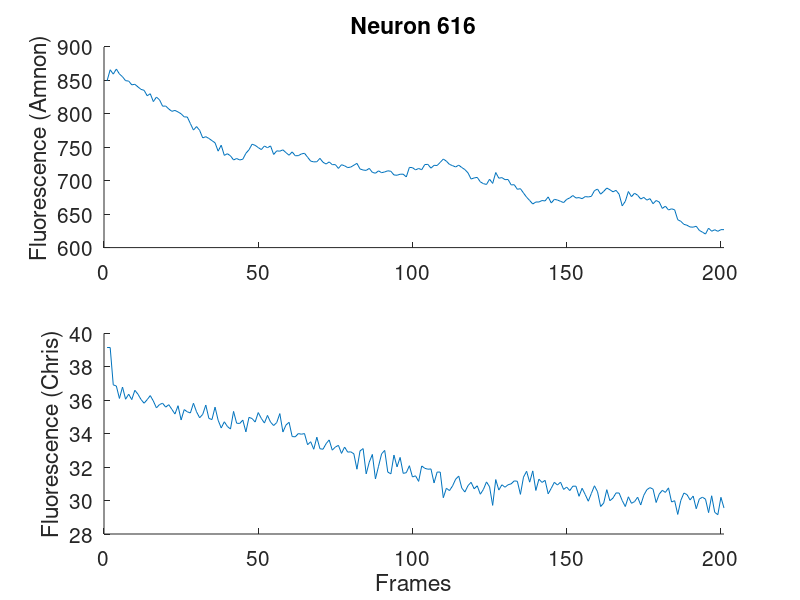
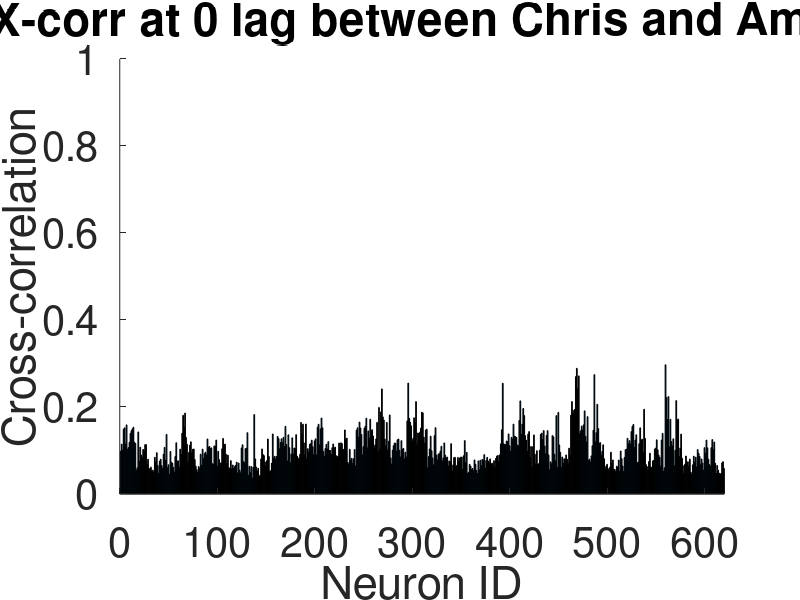
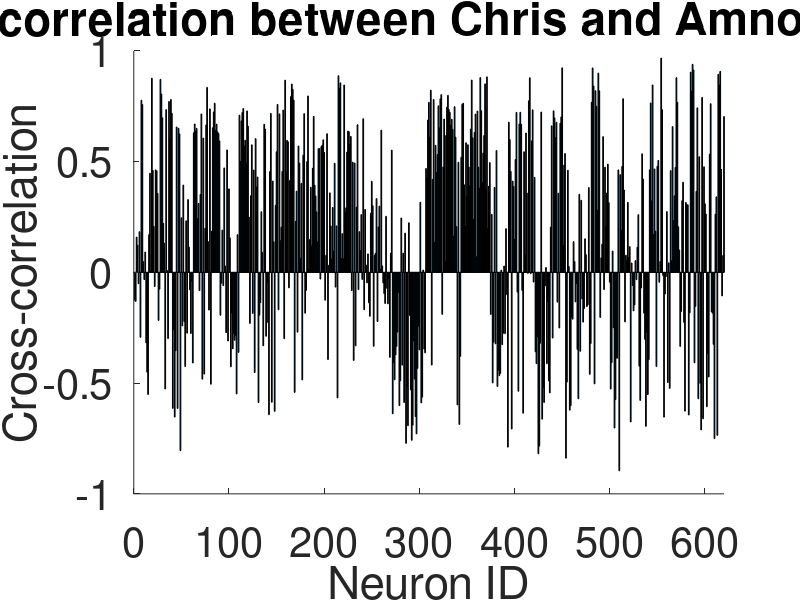

Source code (MATLAB) for these figures, in order: (Note: this script raises an error after producing the figures.)


%% Characteristic traces

load('Ca_traces_Chris_Amnon.mat');

%figure;
figure('units','normalized','outerposition',[0 0 0.8 0.8]); % show figure window
  
for neuron_id=1:5:620

subplot(2,1,1)
plot(Ca_traces_Amnon(:,neuron_id))
box off
ylabel('Fluorescence (Amnon)')
xlim([0 size(Ca_traces_Amnon,1)])
title(sprintf('Neuron %d',neuron_id))
set(gca,'Fontsize',15)

subplot(2,1,2)
plot(Ca_traces_Chris(:,neuron_id))
xlim([0 size(Ca_traces_Chris,1)])
ylabel('Fluorescence (Chris)')
xlabel('Frames');
box off
set(gca,'Fontsize',15)

pause();

end
%%


%% Make a simple evalutaion of two recordings based on cross-correlation

N=size(Ca_traces_Amnon,2);
Ca_corr_raw=zeros(N,N);

figure('units','normalized','outerposition',[0 0 0.8 0.8]); % show figure window
% Step by step computation of the normalized cross-correlation matrix
for i=1:N
           
        a=Ca_traces_Amnon(:,i);
        b=Ca_traces_Chris(:,i);
        c = xcorr(a,b);        
        Ca_xcorr_Amnon_Chris(i) = max(c)/max([xcorr(a,a);xcorr(b,b)]); % normalize cross-corr at zero lag by maximal correlation possible
        
end

bar(Ca_xcorr_Amnon_Chris);

set(gca,'Fontsize',30)
title('Normalized X-corr at 0 lag between Chris and Amnon Ca-traces')
xlabel('Neuron ID')
ylabel('Cross-correlation')
xlim([0 N]);
ylim([0 1]);
box off;

%% Computes linear correlation between the traces


%% Make a simple evalutaion of two recordings based on cross-correlation

N=size(Ca_traces_Amnon,2);
Ca_corr_raw=zeros(N,N);

figure('units','normalized','outerposition',[0 0 0.8 0.8]); % show figure window
% Step by step computation of the normalized cross-correlation matrix
for i=1:N
           
        a=Ca_traces_Amnon(:,i);
        b=Ca_traces_Chris(:,i);
        c = corr(a,b);        
        Ca_corr_Amnon_Chris(i) = c; % normalize cross-corr at zero lag by maximal correlation possible
        
end

bar(Ca_corr_Amnon_Chris);

set(gca,'Fontsize',30)
title('Pearson correlation between Chris and Amnon Ca-traces')
xlabel('Neuron ID')
ylabel('Cross-correlation')
xlim([0 N]);
ylim([-1 1]);
box off;

%%

%% Histogram of correlation coefficients

figure('units','normalized','outerposition',[0 0 0.8 0.8]); % show figure window

histogram(Ca_corr_Amnon_Chris,20);
set(gca,'Fontsize',30)

title('Distribution of correlation coefficients in the population')
xlabel('Correlation')
ylabel('Count')

box off;

%%